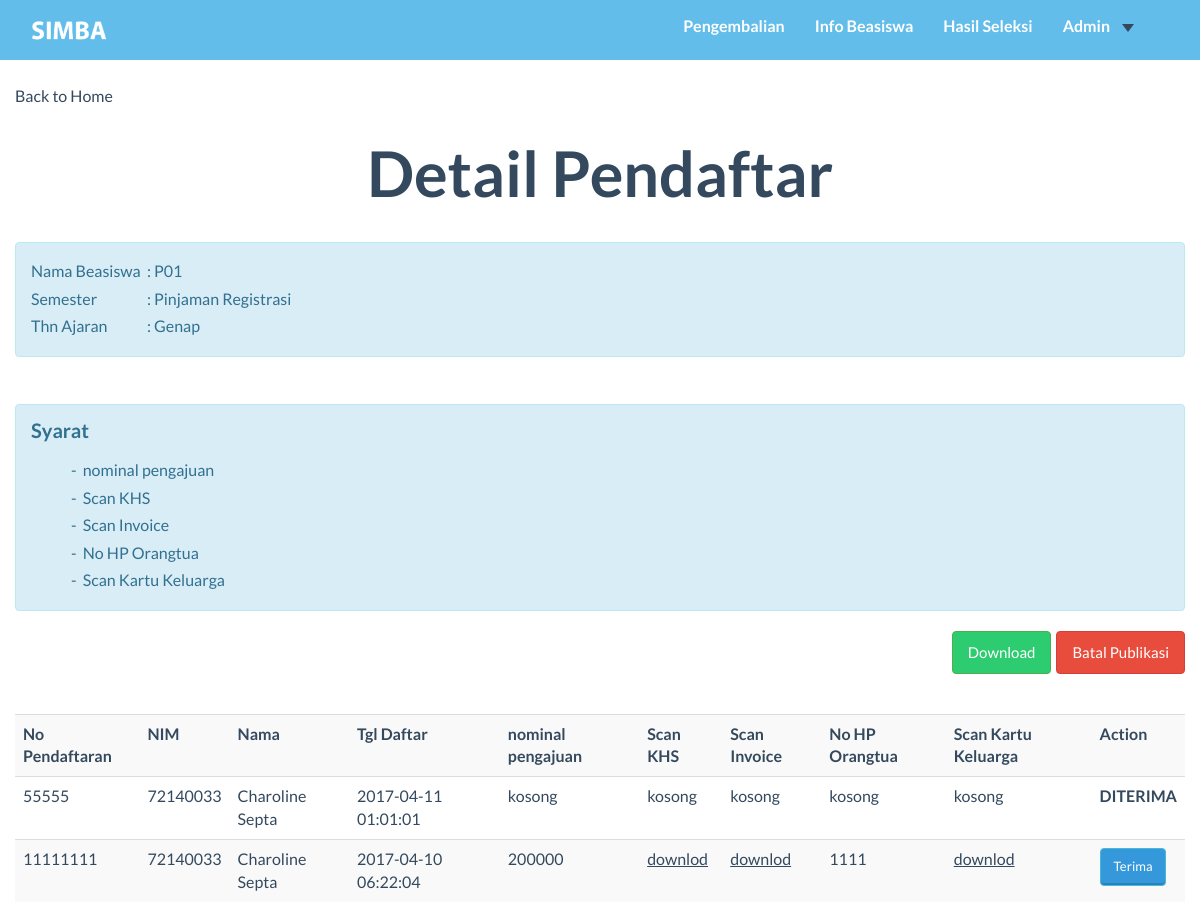
Page /user_admin/detail_pendaftar.php?kd_bsw=P01 on the earlier database version.
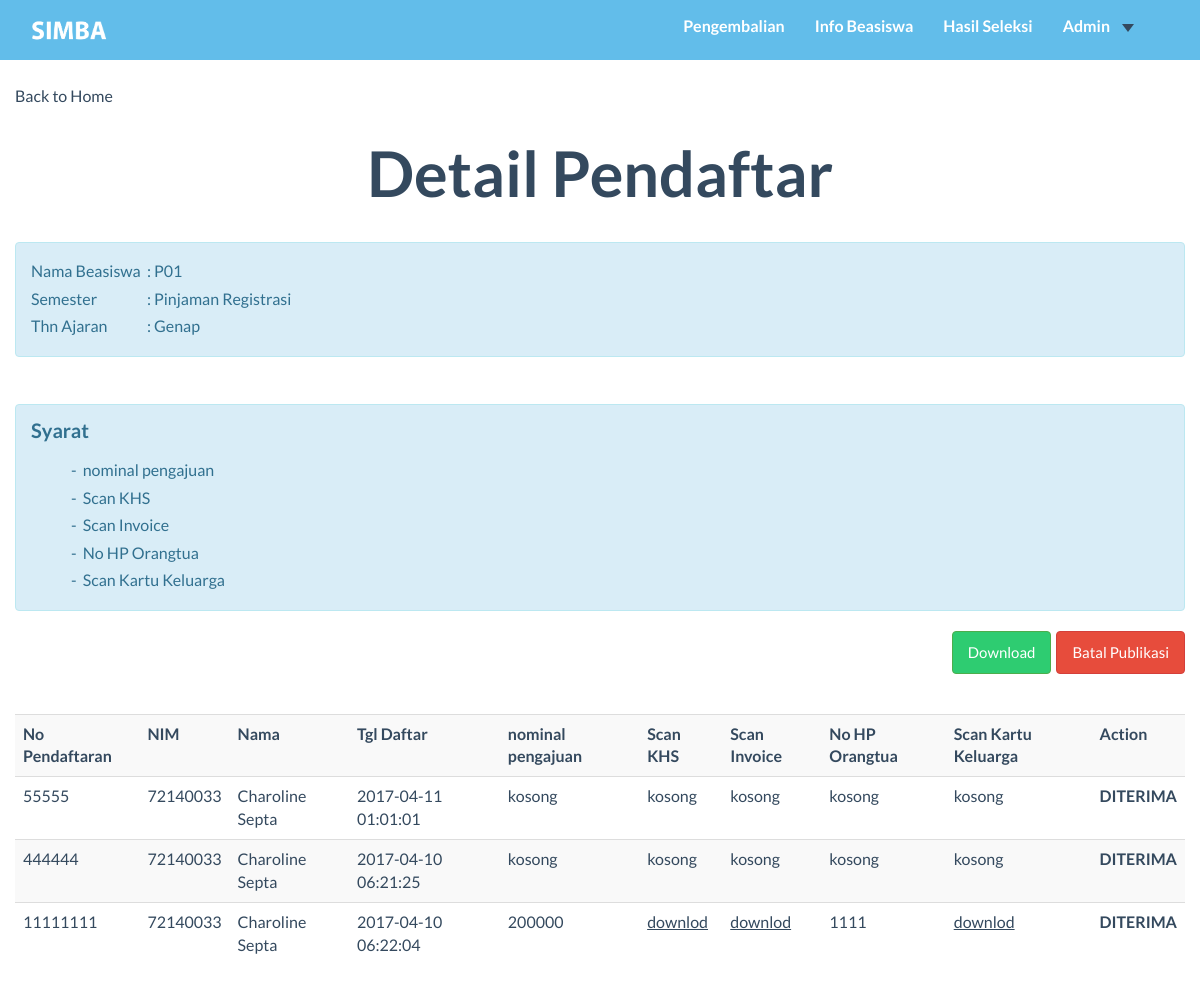
Same page on the later database version.
### tables this page shows
CREATE TABLE `ref_syarat` (
  `kd_syarat` char(3) NOT NULL,
  `nama_syarat` varchar(99) NOT NULL,
  `tipe_syarat` char(2) NOT NULL
);

CREATE TABLE `pendaftaran` (
  `kd_daftar` int(8) NOT NULL,
  `nim` char(8) NOT NULL,
  `kd_bsw` char(3) NOT NULL,
  `tgl_daftar` timestamp NOT NULL DEFAULT CURRENT_TIMESTAMP,
  `nominal_pengajuan` int(11) NOT NULL,
  `nominal_disetujui` int(11) DEFAULT NULL,
  `sisa_pinjaman` int(11) DEFAULT NULL
);

CREATE TABLE `mahasiswa` (
  `NIM` char(8) NOT NULL,
  `kd_prodi` char(2) NOT NULL,
  `nama_mhs` varchar(99) NOT NULL,
  `gender` char(1) NOT NULL,
  `tgl_lahir` date NOT NULL,
  `email` varchar(99) NOT NULL,
  `alamat` varchar(999) NOT NULL,
  `kode_pos` char(5) NOT NULL,
  `no_telp` char(12) NOT NULL,
  `total_sks` int(11) NOT NULL
);

### user_admin/detail_pendaftar.php (the view, shortened to what the changed rows need)
<?php
Include("../function/koneksi.php");
$kode_bsw = $_GET['kd_bsw'];
$sqlDaftar = "SELECT kd_daftar, nim, nama_mhs,tgl_daftar, nominal_pengajuan, nominal_disetujui from pendaftaran p NATURAL JOIN mahasiswa m  where kd_bsw='$kode_bsw'";
$daftarExc = mysqli_query($koneksi,$sqlDaftar);
?>
<!DOCTYPE HTML>
<HTML>
<head>
    <link href="../css/bootstrap.min.css" rel="stylesheet">
    <link rel="stylesheet" href="https://maxcdn.bootstrapcdn.com/bootstrap/3.3.7/css/bootstrap.min.css">
    <link href="../font-awesome/css/font-awesome.min.css" rel="stylesheet">
    <link href="../css/general.css" rel="stylesheet">
    <link href="../css/custom.css" rel="stylesheet">
    <link href="../css/owl.carousel.css" rel="stylesheet">
    <link href="../css/owl.theme.css" rel="stylesheet">
    <link href="../css/style.css" rel="stylesheet">
    <link href="../css/animate.css" rel="stylesheet">
    <link rel="stylesheet" href="../css/magnific-popup.css">
</head>
<body>
    <div class="container">
        <div class="row">
            <br/><br/><br/>
            <h2 class="text-center">Detail Pendaftar</h2>
            <br/>
            <br/>
            <?php
            $getSyrSql="SELECT nama_syarat FROM ref_syarat rs NATURAL JOIN syarat_bsw sb NATURAL JOIN beasiswa b WHERE b.kd_bsw='$kode_bsw'";
            $getSyrBeasiswa=mysqli_query($koneksi,$getSyrSql);
            ?>
            <div class="alert alert-info" id="syaratBsw">
              <ul style="list-style-type:disc">
              <?php
              while ($rowSyrBsw=mysqli_fetch_array($getSyrBeasiswa)){
                echo"<li> - &nbsp";
                echo $rowSyrBsw['nama_syarat'];
                echo "</li>";
              }
              ?>
            </div>
            <table class="table table-striped">
                <tr>
                    <th>No Pendaftaran</th>
                    <th>NIM</th>
                    <th>Nama</th>
                    <th>Tgl Daftar</th>
                    <?php
                        $sqlNamaBsw= "SELECT nama_syarat FROM syarat_bsw NATURAL JOIN ref_syarat WHERE kd_bsw='$kode_bsw'";
                        $exc = mysqli_query($koneksi,$sqlNamaBsw);
                        while($row =mysqli_fetch_array($exc)){
                            echo '<th>'.$row[0].'</th>';
                        }
                    ?>
                    <th>Action</th>
                </tr>
                <?php
                $sql1="SELECT kd_syarat_bsw, nama_syarat, tipe_syarat FROM syarat_bsw NATURAL JOIN ref_syarat WHERE kd_bsw='$kode_bsw'";
                $row1=mysqli_query($koneksi,$sql1);
                while($hasil1=mysqli_fetch_array($row1)){
                    $arrHasil1[] = $hasil1['kd_syarat_bsw'];
                }
                while($hasil0 = mysqli_fetch_array($daftarExc)){
                    echo'
                    <tr>
                    <td>'.$hasil0[0].'</td>
                    <td>'.$hasil0[1].'</td>
                    <td>'.$hasil0[2].'</td>
                    <td>'.$hasil0[3].'</td>
                    ';
                        foreach ($arrHasil1 as $item){
                            $sql2="SELECT isi_syarat, tipe_syarat FROM syarat_daftar NATURAL JOIN ref_syarat NATURAL JOIN syarat_bsw WHERE kd_syarat_bsw = '$item' AND kd_daftar='$hasil0[0]'";
                            $row2 = mysqli_query($koneksi,$sql2);
                            $hasil2=mysqli_fetch_array($row2);
                            if(!$hasil2[0]){
                                echo '<td> kosong</td>';
                            }elseif($hasil2[1]=='9'){
                                echo '<td><a href="../uploads/'.$hasil2[0].'" target="_blank">downlod</a></td>';
                            }
                            else{
                                echo '<td>'.$hasil2[0].'</td>';
                            }
                        }
                        if(!$hasil0[5]){
                            echo'
                                <td>
                                    <a class="btn btn-sm btn-info btn-embossed" style="text-decoration: none"data-toggle="modal" data-target="#myModal'.$hasil0[0].'">Terima</a>
                                    <div class="modal fade" id="myModal'.$hasil0[0].'" role="dialog">
                                              <input type="text" class="form-control" id="kd_daftar" name="kd_daftar" value="'.$hasil0[0].'" disabled >
                                              <input type="hidden" class="form-control" id="kd_daftar" name="kd_daftar" value="'.$hasil0[0].'" >
                                </td>
                            </tr>
                            ';
                        }else{
                            echo'
                                <td>
                                    <strong >DITERIMA</strong>
                                </td>
                            </tr>
                            ';
                        }
                }
                ?>
            </table>
        </div>
    </div>
</body>
</HTML>

Differences in the rows shown:
now on this page (row edited): pendaftaran: kd_daftar "444444", nim "72140033", nim.nama_mhs "Charoline Septa", tgl_daftar "2017-04-10 06:21:25", nominal_disetujui "DITERIMA"
changed pendaftaran id 11111111: nominal_disetujui "Terima" → "DITERIMA"
